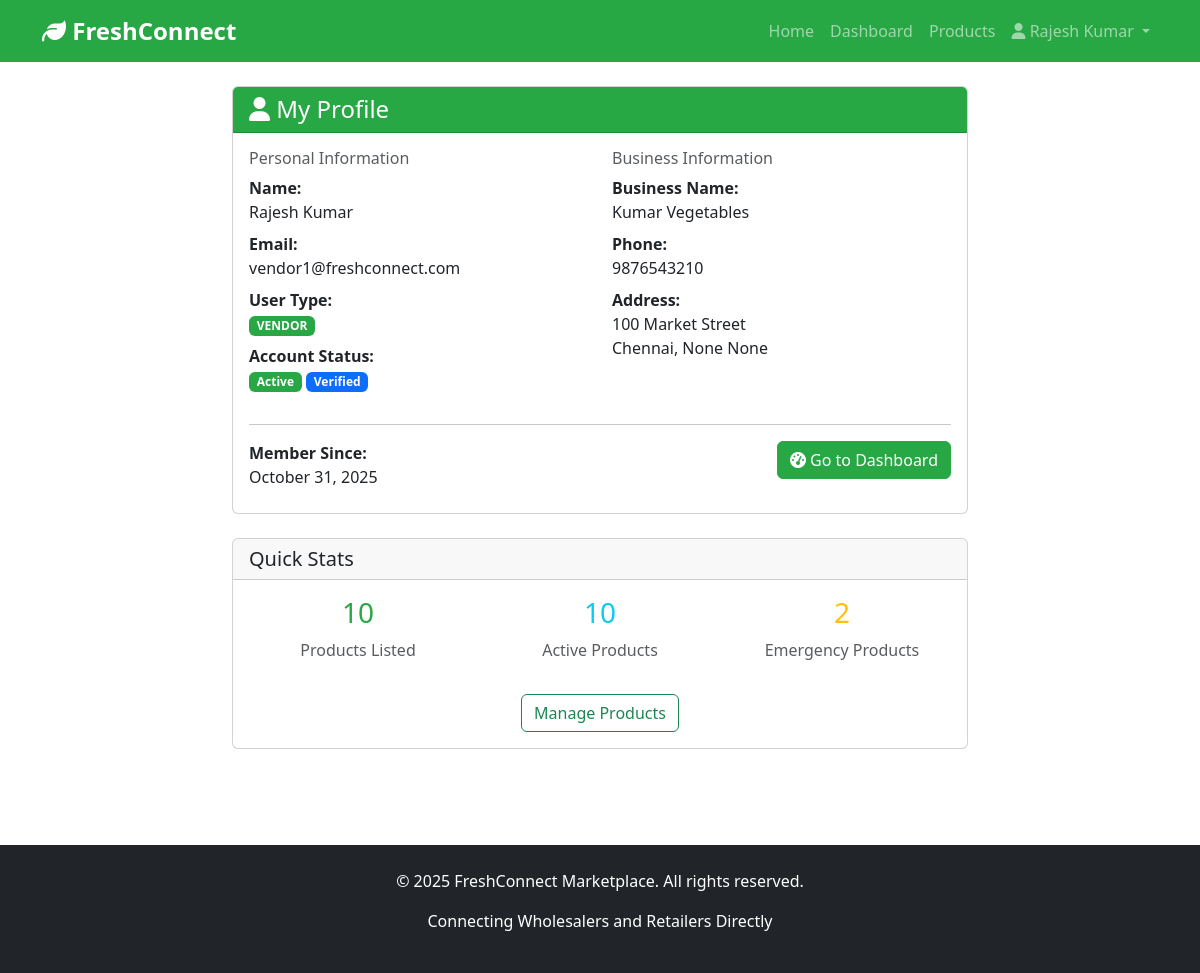
Page /auth/profile (signed in) on the committed database.
### app/models.py (models this page shows, shortened)
class User(UserMixin, db.Model):
    __tablename__ = 'users'
    id = db.Column(db.Integer, primary_key=True)
    name = db.Column(db.String(100), nullable=False)
    email = db.Column(db.String(120), unique=True, nullable=False, index=True)
    password_hash = db.Column(db.String(255), nullable=False)
    user_type = db.Column(db.String(20), nullable=False)  # admin, vendor, retailer, company, driver
    business_name = db.Column(db.String(200))
    phone = db.Column(db.String(20))
    address = db.Column(db.Text)
    city = db.Column(db.String(100))
    state = db.Column(db.String(100))
    pincode = db.Column(db.String(10))
    company_name = db.Column(db.String(200))
    gst_number = db.Column(db.String(50))
    brand_name = db.Column(db.String(100))
    is_active = db.Column(db.Boolean, default=True)
    is_verified = db.Column(db.Boolean, default=False)
    created_at = db.Column(db.DateTime, default=datetime.utcnow)
    products = db.relationship('Product', backref='vendor', lazy='dynamic', foreign_keys='Product.vendor_id')
    orders_as_retailer = db.relationship('Order', backref='retailer', lazy='dynamic', foreign_keys='Order.retailer_id')
    credit = db.relationship('RetailerCredit', backref='retailer', uselist=False)

### app/routes/auth.py (the view)
@auth_bp.route('/profile')
@login_required
def profile():
    return render_template('auth/profile.html')

### app/templates/auth/profile.html (shortened to what this page needs)
{% extends "base.html" %}
{% block content %}
<div class="container mt-4 mb-5">
    <div class="row">
        <div class="col-md-8 mx-auto">
            <div class="card">
                <div class="card-header bg-success text-white">
                    <h4 class="mb-0"><i class="fas fa-user"></i> My Profile</h4>
                </div>
                <div class="card-body">
                    <div class="row mb-4">
                        <div class="col-md-6">
                            <h6 class="text-muted">Personal Information</h6>
                            <div class="mb-2">
                                <strong>Name:</strong><br>
                                {{ current_user.name }}
                            </div>
                            <div class="mb-2">
                                <strong>Email:</strong><br>
                                {{ current_user.email }}
                            </div>
                            <div class="mb-2">
                                <strong>User Type:</strong><br>
                                <span class="badge bg-{{ 'danger' if current_user.user_type == 'admin' else 'success' if current_user.user_type == 'vendor' else 'info' if current_user.user_type == 'retailer' else 'warning' }}">
                                    {{ current_user.user_type.upper() }}
                                </span>
                            </div>
                            <div class="mb-2">
                                <strong>Account Status:</strong><br>
                                {% if current_user.is_active %}
                                <span class="badge bg-success">Active</span>
                                {% else %}
                                <span class="badge bg-secondary">Inactive</span>
                                {% endif %}
                                {% if current_user.is_verified %}
                                <span class="badge bg-primary">Verified</span>
                                {% endif %}
                            </div>
                        </div>
                        <div class="col-md-6">
                            <h6 class="text-muted">Business Information</h6>
                            {% if current_user.business_name %}
                            <div class="mb-2">
                                <strong>Business Name:</strong><br>
                                {{ current_user.business_name }}
                            </div>
                            {% endif %}
                            {% if current_user.phone %}
                            <div class="mb-2">
                                <strong>Phone:</strong><br>
                                {{ current_user.phone }}
                            </div>
                            {% endif %}
                            {% if current_user.address %}
                            <div class="mb-2">
                                <strong>Address:</strong><br>
                                {{ current_user.address }}<br>
                                {{ current_user.city }}, {{ current_user.state }} {{ current_user.pincode }}
                            </div>
                            {% endif %}
                        </div>
                    </div>
                    <hr>
                    <div class="row">
                        <div class="col-md-6">
                            <div class="mb-2">
                                <strong>Member Since:</strong><br>
                                {{ current_user.created_at.strftime('%B %d, %Y') }}
                            </div>
                        </div>
                        <div class="col-md-6 text-end">
                            {% if current_user.user_type == 'vendor' %}
                            <a href="{{ url_for('vendor.dashboard') }}" class="btn btn-success">
                                <i class="fas fa-tachometer-alt"></i> Go to Dashboard
                            </a>
                            {% elif current_user.user_type == 'retailer' %}
                            <a href="{{ url_for('retailer.dashboard') }}" class="btn btn-success">
                                <i class="fas fa-tachometer-alt"></i> Go to Dashboard
                            </a>
                            {% elif current_user.user_type == 'admin' %}
                            <a href="{{ url_for('admin.dashboard') }}" class="btn btn-success">
                                <i class="fas fa-tachometer-alt"></i> Go to Dashboard
                            </a>
                            {% endif %}
                        </div>
                    </div>
                </div>
            </div>
            {% if current_user.user_type == 'vendor' %}
            <div class="card mt-4">
                <div class="card-header">
                    <h5 class="mb-0">Quick Stats</h5>
                </div>
                <div class="card-body">
                    <div class="row">
                        <div class="col-md-4 text-center">
                            <h3 class="text-success">{{ current_user.products.count() }}</h3>
                            <p class="text-muted">Products Listed</p>
                        </div>
                        <div class="col-md-4 text-center">
                            <h3 class="text-info">{{ current_user.products.filter_by(is_active=True).count() }}</h3>
                            <p class="text-muted">Active Products</p>
                        </div>
                        <div class="col-md-4 text-center">
                            <h3 class="text-warning">{{ current_user.products.filter_by(is_emergency=True).count() }}</h3>
                            <p class="text-muted">Emergency Products</p>
                        </div>
                    </div>
                    <div class="text-center mt-3">
                        <a href="{{ url_for('vendor.products') }}" class="btn btn-outline-success">
                            Manage Products
                        </a>
                    </div>
                </div>
            </div>
            {% endif %}
        </div>
    </div>
</div>
{% endblock %}

### app/templates/base.html (shortened to what this page needs)
<!DOCTYPE html>
<html lang="en">
<head>
    <link href="https://cdn.jsdelivr.net/npm/bootstrap@5.3.0/dist/css/bootstrap.min.css" rel="stylesheet">
    <link rel="stylesheet" href="https://cdnjs.cloudflare.com/ajax/libs/font-awesome/6.4.0/css/all.min.css">
    <link rel="stylesheet" href="{{ url_for('static', filename='css/style.css') }}">
</head>
<body>
    <nav class="navbar navbar-expand-lg navbar-dark bg-success">
        <div class="container">
            <a class="navbar-brand" href="{{ url_for('main.index') }}">
                <i class="fas fa-leaf"></i> FreshConnect
            </a>
            <div class="collapse navbar-collapse" id="navbarNav">
                <ul class="navbar-nav ms-auto">
                    <li class="nav-item">
                        <a class="nav-link" href="{{ url_for('main.index') }}">Home</a>
                    </li>
                    {% if current_user.is_authenticated %}
                        {% if current_user.user_type == 'admin' %}
                            <li class="nav-item">
                                <a class="nav-link" href="{{ url_for('admin.dashboard') }}">Dashboard</a>
                            </li>
                        {% elif current_user.user_type == 'vendor' %}
                            <li class="nav-item">
                                <a class="nav-link" href="{{ url_for('vendor.dashboard') }}">Dashboard</a>
                            </li>
                            <li class="nav-item">
                                <a class="nav-link" href="{{ url_for('vendor.products') }}">Products</a>
                            </li>
                        {% endif %}
                        <li class="nav-item dropdown">
                            <a class="nav-link dropdown-toggle" href="#" role="button" data-bs-toggle="dropdown">
                                <i class="fas fa-user"></i> {{ current_user.name }}
                            </a>
                        </li>
                    {% endif %}
                </ul>
            </div>
        </div>
    </nav>
    <main>
        {% block content %}{% endblock %}
    </main>
    <footer class="bg-dark text-white mt-5 py-4">
        <div class="container text-center">
            <p>&copy; 2025 FreshConnect Marketplace. All rights reserved.</p>
            <p>Connecting Wholesalers and Retailers Directly</p>
        </div>
    </footer>
</body>
</html>

### app/static/css/style.css (style rules this page uses)
body { min-height: 100vh; display: flex; flex-direction: column; }
main { flex: 1; }
.navbar-brand { font-weight: bold; font-size: 1.5rem; }
.card { transition: transform 0.2s; }
.btn-success { background-color: #28a745; border-color: #28a745; }
.bg-success { background-color: #28a745 !important; }
.text-success { color: #28a745 !important; }
footer { margin-top: auto; }

### rows in the picture
User: name "Rajesh Kumar", email "vendor1@freshconnect.com", user_type "VENDOR", business_name "Kumar Vegetables", phone "9876543210", address "100 Market Street", city "Chennai", state "None", pincode "None", created_at "October 31, 2025"

### other values in the picture
{{ current_user.products.count() }} "10"
{{ current_user.products.filter_by(is_active=True).count() }} "10"
{{ current_user.products.filter_by(is_emergency=True).count() }} "2"
